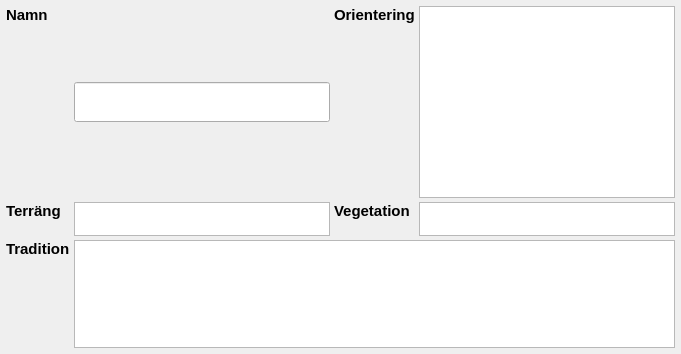
          <widget class="QWidget" name="flik_platsen"><attribute name="title"><string>Platsen</string></attribute><layout class="QGridLayout" name="gridLayout_platsen"><property name="spacing"><number>4</number></property><property name="bottomMargin"><number>6</number></property><property name="rightMargin"><number>6</number></property><property name="topMargin"><number>6</number></property><property name="leftMargin"><number>6</number></property><item row="0" column="2" alignment="Qt::AlignLeft|Qt::AlignTop">
                    <widget class="QLabel" name="label_15">
                      <property name="font">
                        <font>
                          <family>Tahoma</family><pointsize>11</pointsize><bold>true</bold><weight>75</weight></font>
                      </property>
                      <property name="text">
                        <string>Orientering</string>
                      </property>
                    <property name="maximumSize"><size><width>16777215</width><height>16777215</height></size></property><property name="wordWrap"><bool>false</bool></property></widget>
                  </item>
                  <item row="0" column="3">
                    <widget class="QPlainTextEdit" name="orientering">
                      <property name="font">
                        <font>
                          <family>Tahoma</family><pointsize>11</pointsize></font>
                      </property>
                      </widget>
                  </item>
                <item alignment="Qt::AlignLeft|Qt::AlignTop" row="1" column="0"><widget class="QLabel" name="label_8">
                  <property name="font">
                    <font>
                      <family>Tahoma</family><pointsize>11</pointsize><bold>true</bold><weight>75</weight></font>
                  </property>
                  <property name="text">
                    <string>Terräng</string>
                  </property>
                <property name="maximumSize"><size><width>16777215</width><height>16777215</height></size></property><property name="wordWrap"><bool>false</bool></property></widget>
              </item><item row="1" column="1"><widget class="QPlainTextEdit" name="terrang">
                  <property name="maximumSize">
                    <size>
                      <width>16777215</width>
                      <height>34</height>
                    </size>
                  </property>
                  <property name="font">
                    <font>
                      <family>Tahoma</family><pointsize>11</pointsize></font>
                  </property>
                  </widget>
              </item><item alignment="Qt::AlignLeft|Qt::AlignTop" row="1" column="2"><widget class="QLabel" name="label_9">
                  <property name="font">
                    <font>
                      <family>Tahoma</family><pointsize>11</pointsize><bold>true</bold><weight>75</weight></font>
                  </property>
                  <property name="text">
                    <string>Vegetation</string>
                  </property>
                <property name="maximumSize"><size><width>16777215</width><height>16777215</height></size></property><property name="wordWrap"><bool>false</bool></property></widget>
              </item><item row="1" column="3"><widget class="QPlainTextEdit" name="veg">
                  <property name="font">
                    <font>
                      <family>Tahoma</family><pointsize>11</pointsize></font>
                  </property>
                  <property name="maximumSize"><size><width>16777215</width><height>34</height></size></property></widget>
              </item><item row="0" column="0" alignment="Qt::AlignLeft|Qt::AlignTop"><widget class="QLabel" name="label_namn"><property name="text"><string>Namn</string></property><property name="font">
                    <font>
                      <family>Tahoma</family><pointsize>11</pointsize><bold>true</bold><weight>75</weight></font>
                  </property>
                  </widget></item><item row="0" column="1"><widget class="QLineEdit" name="lamningsnamn"><property name="font">
                    <font>
                      <family>Tahoma</family><pointsize>11</pointsize></font>
                  </property>
                  <property name="maximumSize"><size><width>16777215</width><height>40</height></size></property></widget></item><item row="2" column="0" alignment="Qt::AlignLeft|Qt::AlignTop"><widget class="QLabel" name="label_tradition"><property name="text"><string>Tradition</string></property><property name="font">
                    <font>
                      <family>Tahoma</family><pointsize>11</pointsize><bold>true</bold><weight>75</weight></font>
                  </property>
                  </widget></item><item row="2" column="1" colspan="3"><widget class="QPlainTextEdit" name="tradition"><property name="font">
                    <font>
                      <family>Tahoma</family><pointsize>11</pointsize></font>
                  </property>
                  <property name="minimumSize"><size><width>0</width><height>46</height></size></property><property name="maximumSize"><size><width>16777215</width><height>108</height></size></property></widget></item><item row="3" column="0" colspan="4"><spacer name="utfyllnad_platsen"><property name="orientation"><enum>Qt::Vertical</enum></property><property name="sizeHint"><size><width>20</width><height>0</height></size></property></spacer></item></layout></widget>
